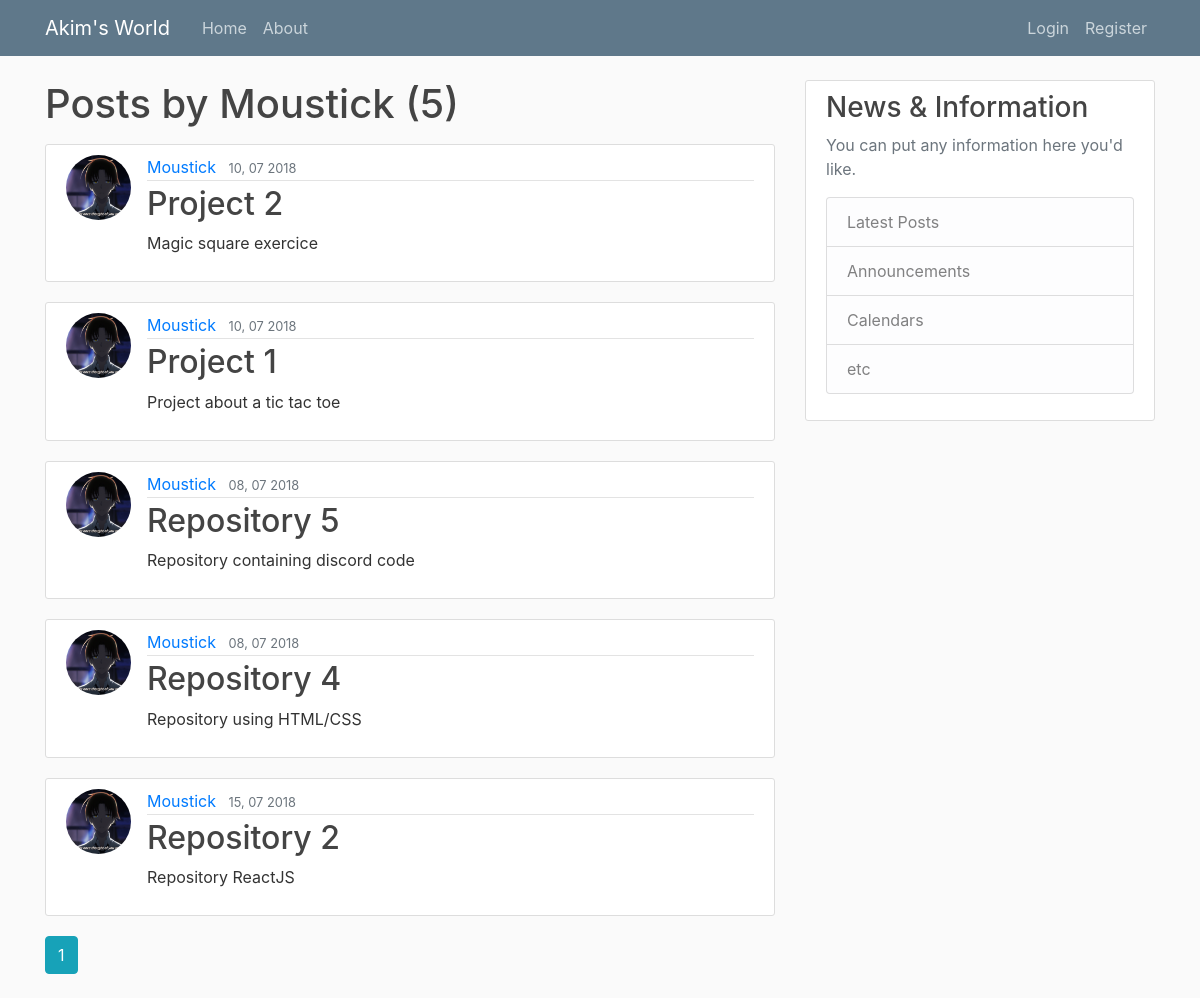
/users/Moustick, run on the app's committed database.
### flaskwebapp/models.py (models this page shows, shortened)
class User(db.Model, UserMixin):
    id = db.Column(db.Integer, primary_key=True)
    username = db.Column(db.String(20), unique=True, nullable=False)
    email = db.Column(db.String(120), unique=True, nullable=False)
    image_file = db.Column(db.String(20), nullable=False, default='default.jpg')
    password = db.Column(db.String(60), nullable=False)
    posts = db.relationship('Post', backref='author', lazy=True)

class Post(db.Model):
    id = db.Column(db.Integer, primary_key=True)
    title = db.Column(db.String(100), nullable=False)
    date_posted = db.Column(db.DateTime, nullable=False, default=datetime.utcnow)
    content = db.Column(db.Text, nullable=False)
    user_id =  db.Column(db.Integer, db.ForeignKey('user.id'), nullable=False)

### flaskwebapp/routes.py (the view)
@app.route('/users/<string:username>')
def user_posts(username):
    page = request.args.get('page', 1, type=int)
    user = User.query.filter_by(username=username).first_or_404()
    posts = Post.query.filter_by(author=user).order_by(Post.date_posted.desc()).paginate(page=page, per_page=5)
    return render_template('user_posts.html', user_posts=posts, user=user)

### flaskwebapp/templates/user_posts.html
{% extends "layout.html" %}
{% block content %}
    <h1 class="mb-3">Posts by {{ user.username }} ({{ user_posts.total }}) </h1>
    {% for post in user_posts.items %}
        <article class="media content-section">
            <img class="rounded-circle article-img" src="{{ url_for('static', filename='profile_pics/' + post.author.image_file) }}" alt="">
            <div class="media-body">
                <div class="article-metadata">
                    <a class="mr-2" href="{{ url_for('user_posts', username=post.author.username) }}">{{ post.author.username }}</a>
                    <small class="text-muted">{{ post.date_posted.strftime('%M, %d %Y') }}</small>
                </div>
                <h2><a class="article-title" href="{{ url_for('post', post_id=post.id ) }}">{{ post.title }}</a></h2>
                <p class="article-content">{{ post.content }}</p>
            </div>
        </article>
    {% endfor %}
    {% for page_num in user_posts.iter_pages(left_edge=1, right_edge=1, left_current=1, right_current=2)  %}
        {% if page_num %}
            {% if user_posts.page == page_num %}
                <a class="btn btn-info mb-4" href="{{ url_for('user_posts', username=user.username, page=page_num) }}">{{ page_num }}</a>
            {% else %}
                <a class="btn btn-outline-info mb-4" href="{{ url_for('user_posts', username=user.username, page=page_num) }}">{{ page_num }}</a>
            {% endif %}
        {% else %}
            ...
        {% endif %}
    {% endfor %}
{% endblock content %}

### flaskwebapp/static/main.css (style rules this page uses)
body { background: #fafafa; color: #333333; margin-top: 5rem; }
h1, h2, h3, h4, h5, h6 { color: #444444; }
.content-section { background: #ffffff; padding: 10px 20px; border: 1px solid #dddddd; border-radius: 3px; margin-bottom: 20px; }
.article-title { color: #444444; }
.article-content { white-space: pre-line; }
.article-img { height: 65px; width: 65px; margin-right: 16px; }
.article-metadata { padding-bottom: 1px; margin-bottom: 4px; border-bottom: 1px solid #e3e3e3 }

### data on the page
User: username "Moustick"
Post: image_file (picture), author.username "Moustick", date_posted "10, 07 2018", title "Project 2", content "Magic square exercice"
Post: image_file (picture), author.username "Moustick", date_posted "10, 07 2018", title "Project 1", content "Project about a tic tac toe"
Post: image_file (picture), author.username "Moustick", date_posted "08, 07 2018", title "Repository 5", content "Repository containing discord code"
Post: image_file (picture), author.username "Moustick", date_posted "08, 07 2018", title "Repository 4", content "Repository using HTML/CSS"
Post: image_file (picture), author.username "Moustick", date_posted "15, 07 2018", title "Repository 2", content "Repository ReactJS"

### other printed values
{{ user_posts.total }} "5"
{{ page_num }} "1"
